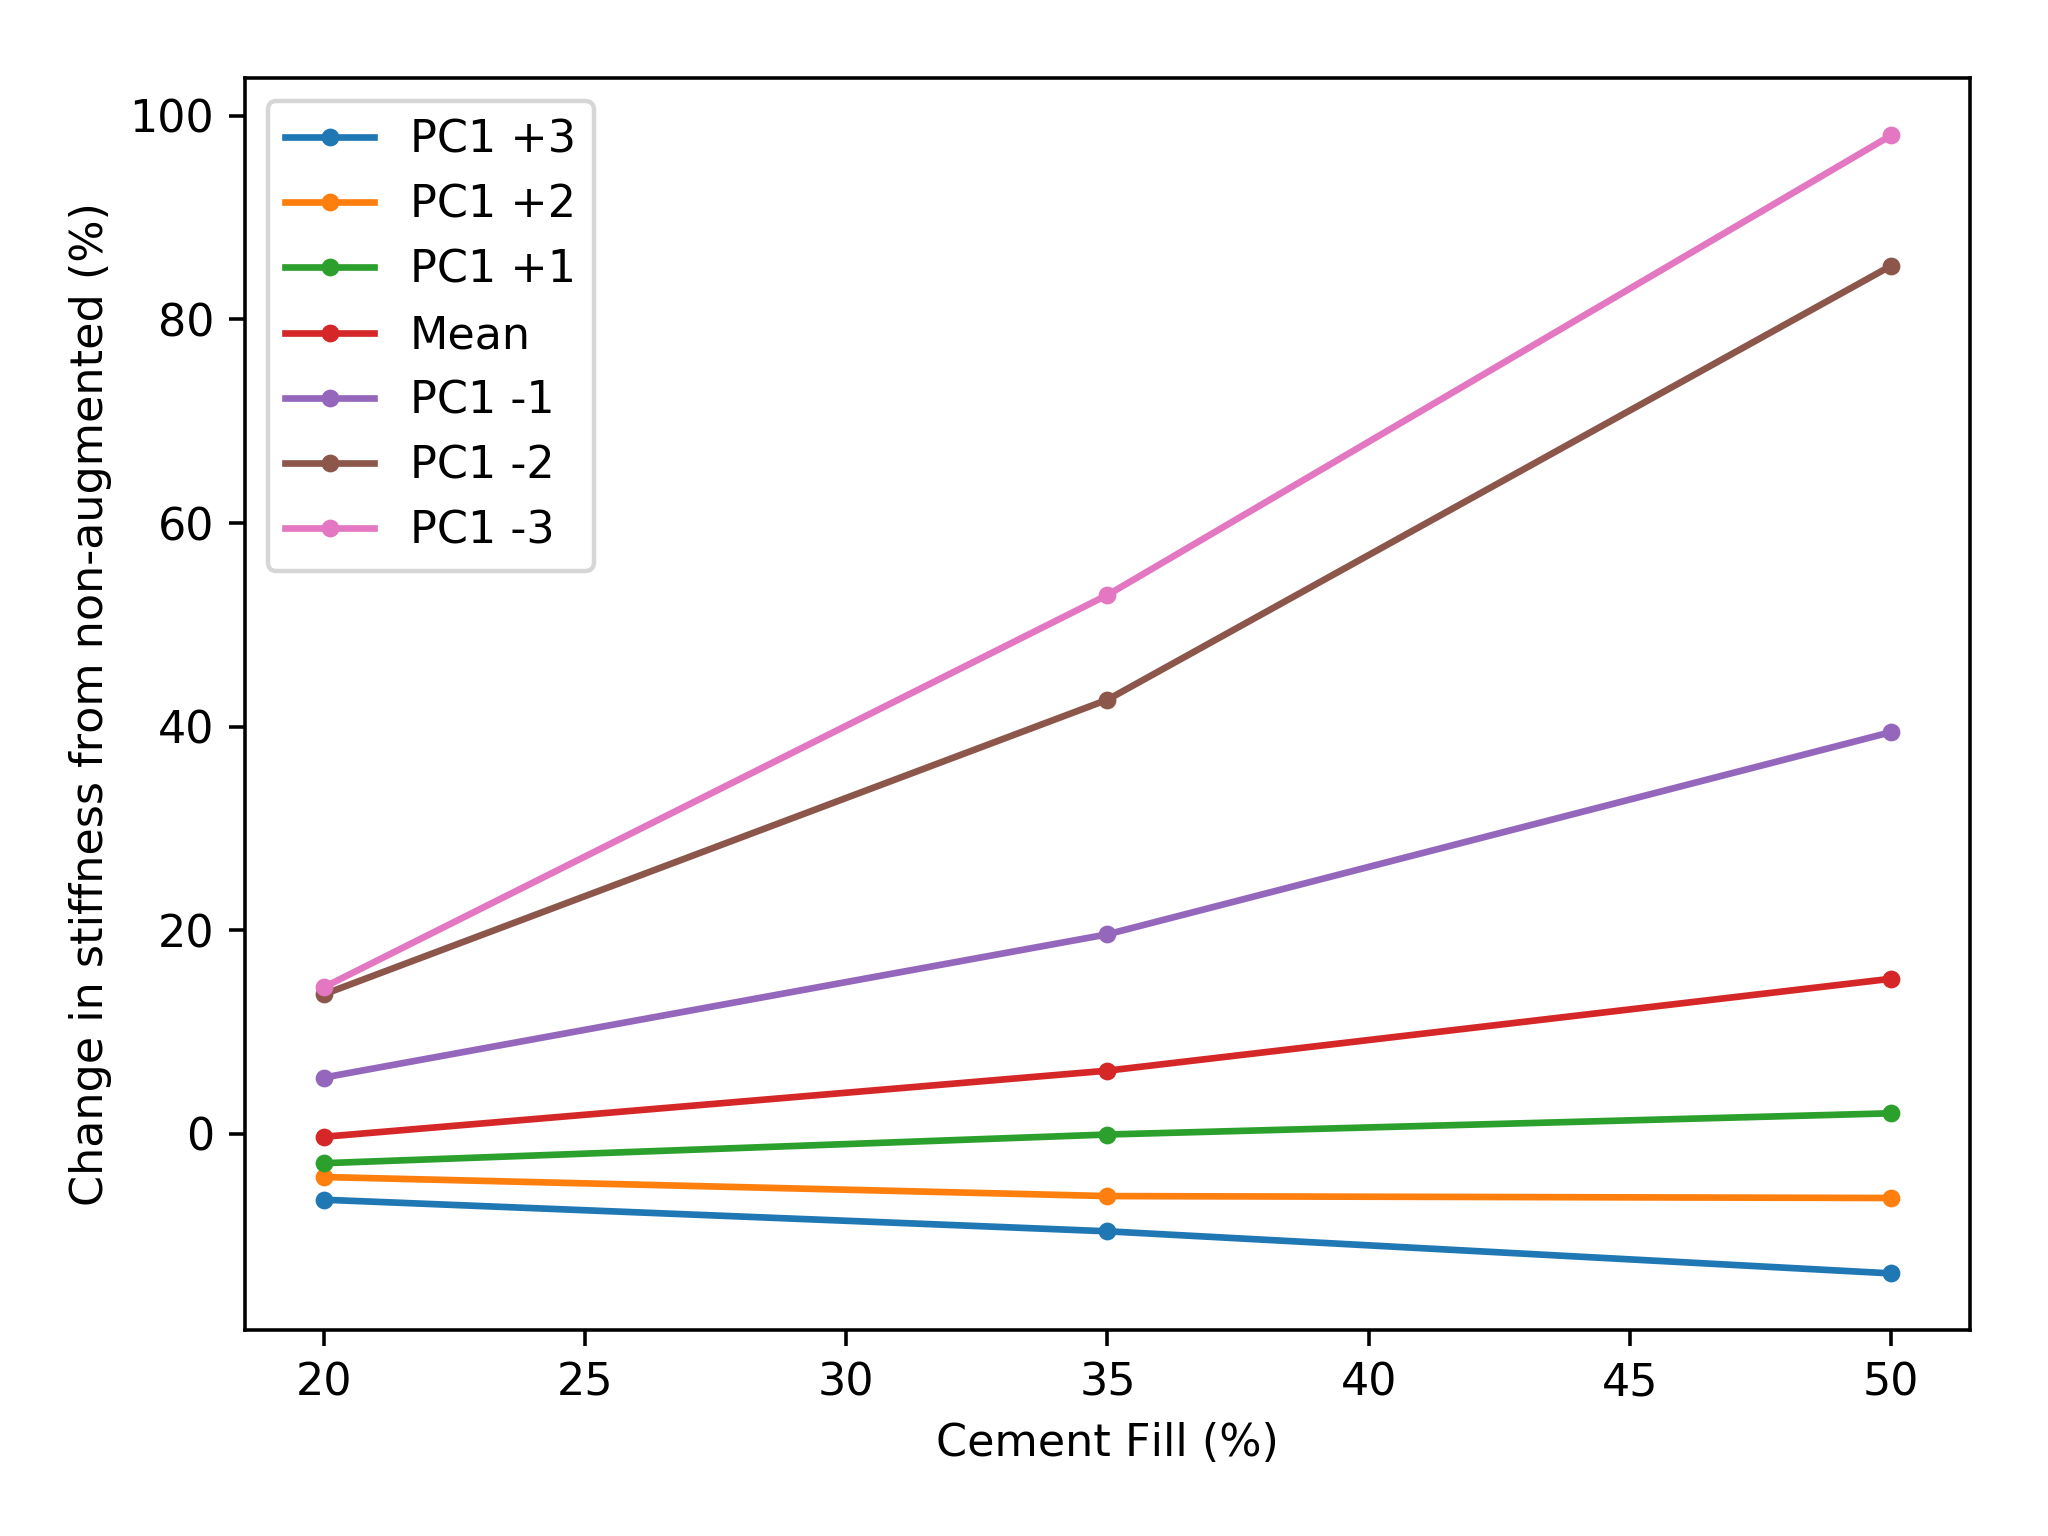

This figure's Python source:
"""Plots a boxplot from csv data."""
import pandas as pd
import numpy as np
import matplotlib
import matplotlib.pyplot as plt


if __name__ == "__main__":

    fig, ax = plt.subplots(1, 1)

    #matplotlib.style.use("ggplot")
    matplotlib.rcParams.update({'font.size': 14})
    df = pd.read_csv(
        'percent_fill_pc1.csv',
        header=0,
        sep=',')
    #df2 = pd.read_csv(
    #    'M:\Git_Repos\pythonPlotting\Aug_best.csv',
    #    header=0,
    #    sep=',')
    print(df)
    PC13=df['PC1 +3 ']
    PC12=df['PC1 +2 ']
    PC11=df['PC1 +1 ']
    PC1m=df['Mean ']
    PC1_1=df['PC1 -1 ']
    PC1_2=df['PC1 -2 ']
    PC1_3=df['PC1 -3 ']
    x=df['Specimen']
    plt.plot(x,PC13, label='PC1 +3', marker='.')
    plt.plot(x,PC12, label='PC1 +2', marker='.')
    plt.plot(x,PC11, label='PC1 +1', marker='.')
    plt.plot(x,PC1m, label='Mean', marker='.')
    plt.plot(x,PC1_1, label='PC1 -1', marker='.')
    plt.plot(x,PC1_2, label='PC1 -2', marker='.')
    plt.plot(x,PC1_3, label='PC1 -3', marker='.')
    plt.ylabel('Change in stiffness from non-augmented (%)')
    plt.xlabel('Cement Fill (%)')

    # plt.legend()
    # plt.plot(ax)
    #ax.grid()
    #ax.set_axisbelow(True)
    plt.legend(fontsize=10)

    plt.tight_layout()
    #plt.show()
    plt.savefig('pca_percent_fill_pc1.pdf', dpi=320, facecolor='w', edgecolor='w',
        orientation='landscape', papertype=None, format=None,
        transparent=False, bbox_inches=None, pad_inches=1,
        frameon=None)

